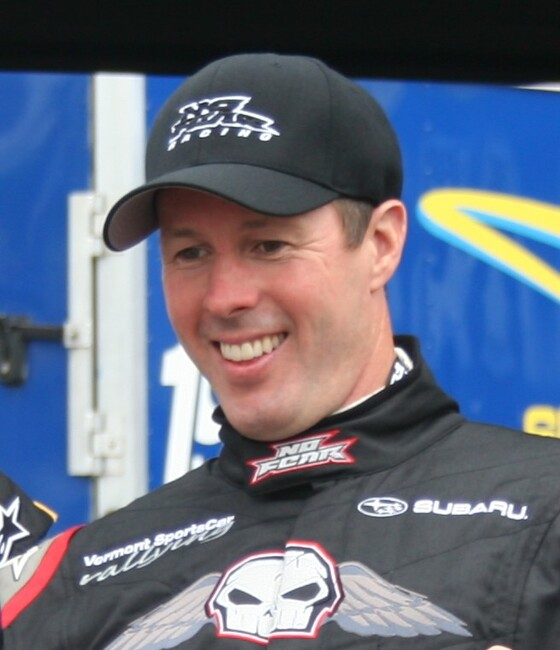
#> input picture linux/quickshell-launcher/img/portrait.jpg, 560 x 650 px
$ python tiles.py ../../linux/quickshell-launcher/img/portrait.jpg ../../linux/quickshell-launcher/img/portrait.jpg 5
#> lines starting #> are read from the running program, lines starting #| are printed output that depends on the picture
### tools/hd-redraw/redraw_api.py
"""The Nano Banana 2 call shared by the redraw scripts. The key comes from
GEMINI_API_KEY and is never printed or written."""
import base64, io, json, os, time, urllib.error, urllib.request
import numpy as np
from PIL import Image

MODEL = "gemini-3.1-flash-image"
CHECKER = "gemini-3.5-flash"   # a vision model that reads the redraws' writing
# The aspect ratios the model accepts.
RATIOS = {"1:1": 1, "4:3": 4/3, "3:4": 3/4, "3:2": 1.5, "2:3": 2/3, "16:9": 16/9, "9:16": 9/16,
          "5:4": 1.25, "4:5": 0.8, "21:9": 21/9, "4:1": 4, "1:4": 0.25, "8:1": 8, "1:8": 0.125}


def call(img, ratio, prompt, size="4K"):
    """One image-to-image request; the reply's image, RGB."""
    buf = io.BytesIO(); img.save(buf, "PNG")
    body = {"contents": [{"parts": [{"text": prompt},
              {"inline_data": {"mime_type": "image/png", "data": base64.b64encode(buf.getvalue()).decode()}}]}],
            "generationConfig": {"responseModalities": ["IMAGE"], "imageConfig": {"aspectRatio": ratio, "imageSize": size}}}
    req = urllib.request.Request(f"https://generativelanguage.googleapis.com/v1beta/models/{MODEL}:generateContent",
        data=json.dumps(body).encode(), headers={"Content-Type": "application/json", "x-goog-api-key": os.environ["GEMINI_API_KEY"]})
    try:
        with urllib.request.urlopen(req, timeout=300) as r:
            d = json.load(r)
    except urllib.error.HTTPError as e:
        raise RuntimeError(f"API error {e.code}: {e.read()[:300].decode('utf-8', 'replace')}")
    for c in d.get("candidates", []):
        for p in c.get("content", {}).get("parts", []):
            if "inlineData" in p:
                return Image.open(io.BytesIO(base64.b64decode(p["inlineData"]["data"]))).convert("RGB")
    raise RuntimeError("no image in reply: " + json.dumps(d)[:200])


def redraw(img, ratio, prompt):
    """`call`, retried on rate limits, server errors and empty replies."""
    for attempt in range(4):
        try:
            return call(img, ratio, prompt)
        except RuntimeError as e:
            if any(c in str(e) for c in ("429", "500", "503", "no image")):
                time.sleep(10 * (attempt + 1)); continue
            raise
    raise RuntimeError("gave up after retries")


# [9 lines left out: function fit_ratio, not called in this run]


WRITING = ("This image is a redrawn graphic from a 1998 rally video game (a car, a car's texture, a badge). Look at "
  "every piece of writing in it: letters, words, numbers, sponsor names. Answer YES if all of it is real, correctly "
  "spelled and makes sense there (real brand or sponsor names such as MARTINI, Castrol, PIRELLI, SUBARU, a race "
  "number, a number plate), or if there is no writing at all. Answer NO if any of it is made-up, misspelled, "
  "garbled, mirrored or nonsense. Reply with exactly one word: YES or NO.")


# [24 lines left out: functions ask, writing_ok, not called in this run]

### tools/hd-redraw/tiles.py
"""Redraw a large picture with Nano Banana 2 in overlapping
tiles (the model keeps fine textures, numbers and lines when it sees them
large), each tile's tone and lighting taken from the original (only the
redraw's fine detail is kept), tiles feathered together.
usage: tiles.py <in.png> <out.png> <scale> [x0 y0 x1 y1]
Outside the box: the original enlarged (Lanczos). Key: GEMINI_API_KEY."""
import os, sys
from concurrent.futures import ThreadPoolExecutor
import numpy as np
from PIL import Image
from scipy import ndimage

sys.path.insert(0, os.path.dirname(os.path.abspath(__file__)))
import redraw_api

T, O = 320, 64          # tile and overlap, original pixels
LOW = 1.5               # tone kept from the original below this (original px)
PROMPT = ("This is a crop of a menu background from a 1998 PC rally video game, a pre-rendered CG image, shown "
  "enlarged with visible pixels. Redraw it as the same image rendered natively at very high resolution: keep exactly "
  "the same composition, every line, edge, shape, number and letter in the same place and the same size, the same "
  "materials and textures at the same scale (a fine woven pattern stays the same fine weave, smooth areas stay smooth), "
  "the same colours and lighting. Only make it sharper and more detailed. Do not invent new patterns, objects or "
  "text; do not move, crop or extend anything.")


def starts(a, b):
    n = max(1, int(np.ceil((b - a - O) / (T - O))))
    return [a] if n == 1 else [round(a + i * (b - a - T) / (n - 1)) for i in range(n)]


def gemini(img):
    return redraw_api.redraw(img, "1:1", PROMPT)


def lock(redrawn, base, s):
    """The redraw's detail on the original's tone (both at s x)."""
    sig = LOW * s
    r = np.asarray(redrawn, np.float32); b = np.asarray(base, np.float32)
    low = lambda a: np.stack([ndimage.gaussian_filter(a[..., c], sig) for c in range(3)], -1)
    return np.clip(r - low(r) + low(b), 0, 255)


def drift(redrawn, orig):
    """How far the redraw strays from the original, at the original's size."""
    small = np.asarray(redrawn.resize(orig.size, Image.BOX), np.float32)
    return float(np.sqrt(((small - np.asarray(orig, np.float32)) ** 2).mean()))


def tile(orig, base, s, x, y):
    crop = orig.crop((x, y, x + T, y + T))
    shown = crop.resize((T * 4, T * 4), Image.NEAREST)
    best = None
    for _ in range(3):
        got = gemini(shown).resize((T * s, T * s), Image.LANCZOS)
        e = drift(got, crop)
        if best is None or e < best[1]: best = (got, e)
        if e < 12: break
    got, e = best
    b = base.crop((x * s, y * s, (x + T) * s, (y + T) * s))
    return x, y, lock(got, b, s), e


def main():
    src, out, s = sys.argv[1], sys.argv[2], int(sys.argv[3])
    orig = Image.open(src).convert("RGB")
#> orig is the input picture: PIL image 560x650 RGB; mean R, G, B 100.7, 107.8, 125.8
    W, H = orig.size
#> W = 560; H = 650
    x0, y0, x1, y1 = map(int, sys.argv[4:8]) if len(sys.argv) >= 8 else (0, 0, W, H)
#> x0 = 0; y0 = 0; x1 = 560; y1 = 650
    x1, y1 = min(x1, W), min(y1, H)
    base = orig.resize((W * s, H * s), Image.LANCZOS)
    acc = np.asarray(base, np.float32).copy()
    jobs = [(x, y) for y in starts(y0, y1) for x in starts(x0, x1)]
    print(f"{len(jobs)} tiles", flush=True)
#| 6 tiles
    # Feather: weight rises over the overlap from each tile's inner edges.
    ramp = np.minimum(1, (np.arange(T * s) + 0.5) / (O * s))
    edge = np.minimum(ramp, ramp[::-1])
    total = np.zeros((H * s, W * s), np.float32)
    summed = np.zeros_like(acc)
    with ThreadPoolExecutor(6) as pool:
        for x, y, px, e in pool.map(lambda j: tile(orig, base, s, *j), jobs):
#> in tile, `crop = orig.crop((x, y, x + T, y + T))`:
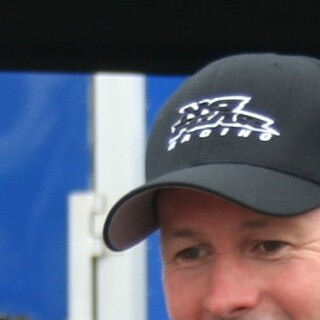
#> crop: PIL image 320x320 RGB; mean R, G, B 89.1, 94, 111.5
#> in tile (call 2), `crop = orig.crop((x, y, x + T, y + T))`:
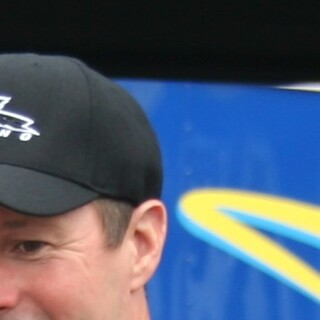
#> crop: PIL image 320x320 RGB; mean R, G, B 79.4, 91.8, 111.9
            wy = edge.copy(); wx = edge.copy()
            if y == y0: wy[: O * s] = 1
            if y + T >= y1: wy[-O * s:] = 1
            if x == x0: wx[: O * s] = 1
            if x + T >= x1: wx[-O * s:] = 1
            w = np.outer(wy, wx)
            sl = (slice(y * s, (y + T) * s), slice(x * s, (x + T) * s))
            summed[sl] += px * w[..., None]; total[sl] += w
            print(f"tile {x},{y}: drift {e:.1f}", flush=True)
#> this loop made 0 passes
#> summed: shape (3250, 2800, 3) float32; every value is 0
#> total: shape (3250, 2800) float32; every value is 0
    has = total > 0
    acc[has] = summed[has] / total[has][..., None]
    Image.fromarray(acc.astype(np.uint8)).save(out)


if __name__ == "__main__":
#> (the run stopped early here; a loop or call above may not have finished)
